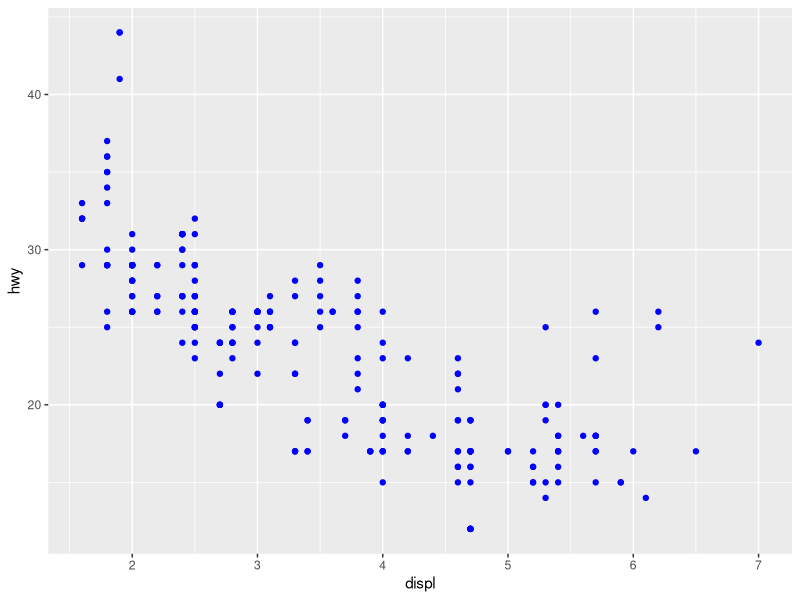
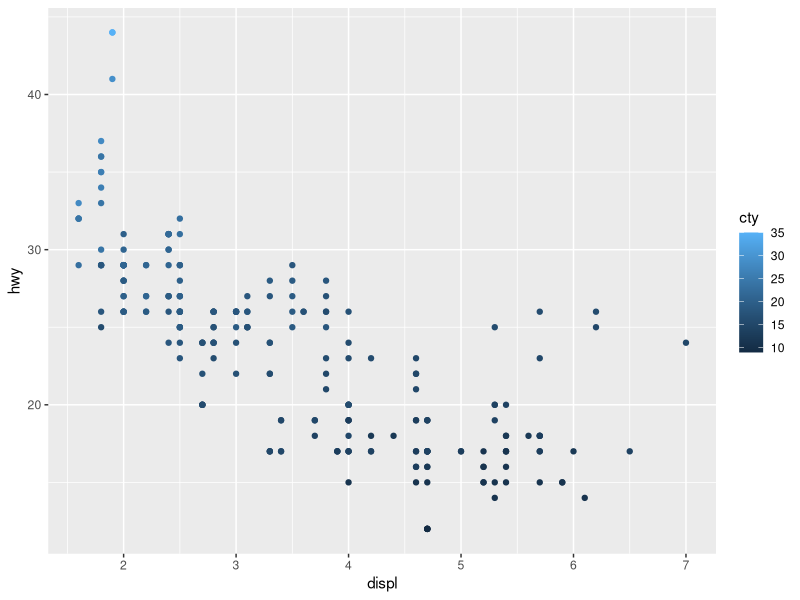
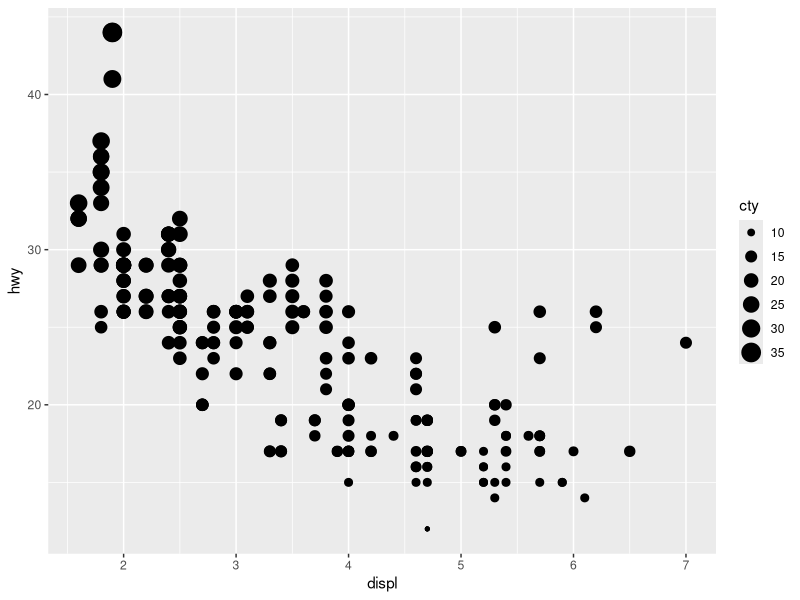

Write the R code that produced these figures, in order. (Note: this script raises an error after producing the figures.)
library("tidyverse")

#3.3

#1

# Needs to be outside mapping, since mapping specify relation between variable and value.
# This is what is likely meant

ggplot(data = mpg) +
  geom_point(mapping = aes(x = displ, y = hwy), colour = "blue")

#2

?mpg
glimpse(mpg)

# chr ones are categorical
# int or dbl are continuous

#3

# Map cty (city miles per gallon) which is continuous to colour. It becomes a scale of colour and not descrete colours. 

ggplot(mpg, aes(x = displ, y = hwy, colour = cty)) +
  geom_point()

# Scale of sizes

ggplot(mpg, aes(x = displ, y = hwy, size = cty)) +
  geom_point()

# Shape is not possible

ggplot(mpg, aes(x = displ, y = hwy, shape = cty)) +
  geom_point()

#4

ggplot(mpg, aes(x = displ, y = hwy, colour = hwy, size = displ)) +
  geom_point()

# We get a plot but redundant information since size and x-axis position give the same information. Same for colour

#5

ggplot(mtcars, aes(wt, mpg)) +
  geom_point(shape = 21, colour = "black", fill = "white", size = 2, stroke = 5)

# Creates an "aura" or border with thickness of the specified value

#6

ggplot(mpg, aes(x = displ, y = hwy, colour = displ < 5)) +
  geom_point()

# It creates a colour boolean, so that above and below have a colour each

#3.6

#1

# line chart: geom_line()
# boxplot: geom_boxplot()
# histogram: geom_histogram()
# area chart: geom_area()

#2

ggplot(data = mpg, mapping = aes(x = displ, y = hwy, colour = drv)) +
  geom_point() +
  geom_smooth(se = FALSE)


# both scatterplot and smooth (without se). Gas consumption vs miles per gallon,
# coloured according to drive, i.e. front, back, 4 wheel


#3


ggplot(data = mpg) +
  geom_smooth(
    mapping = aes(x = displ, y = hwy, colour = drv),
    show.legend = FALSE
  )

#in the name, legend will not be shown. 

#4

#adds standard error to the geom_smooth:

ggplot(data = mpg, mapping = aes(x = displ, y = hwy, colour = drv)) +
  geom_point() +
  geom_smooth(se = TRUE)

#on by default:

ggplot(data = mpg, mapping = aes(x = displ, y = hwy, colour = drv)) +
  geom_point() +
  geom_smooth()


#5


ggplot(data = mpg, mapping = aes(x = displ, y = hwy)) +
  geom_point() +
  geom_smooth()

ggplot() +
  geom_point(data = mpg, mapping = aes(x = displ, y = hwy)) +
  geom_smooth(data = mpg, mapping = aes(x = displ, y = hwy))

# No, the 2 geoms will inherit the data specified in the mapping. This is easier to look at, code more clear. 

#6

#.1

ggplot(mpg, aes(x = displ, y = hwy)) +
  geom_point() +
  geom_smooth(se = FALSE)

#.2

ggplot(mpg, aes(x = displ, y = hwy)) +
  geom_smooth(mapping = aes(group = drv), se = FALSE) +
  geom_point()


#.3

ggplot(mpg, aes(x = displ, y = hwy, colour = drv)) +
  geom_point() +
  geom_smooth(se = FALSE)

#.4

ggplot(mpg, aes(x = displ, y = hwy)) +
  geom_point(aes(colour = drv)) +
  geom_smooth(se = FALSE)

#.5

ggplot(mpg, aes(x = displ, y = hwy)) +
  geom_point(aes(colour = drv)) +
  geom_smooth(aes(linetype = drv), se = FALSE)


#.6

ggplot(mpg, aes(x = displ, y = hwy)) +
  geom_point(size = 4, color = "white") +
  geom_point(aes(colour = drv))
